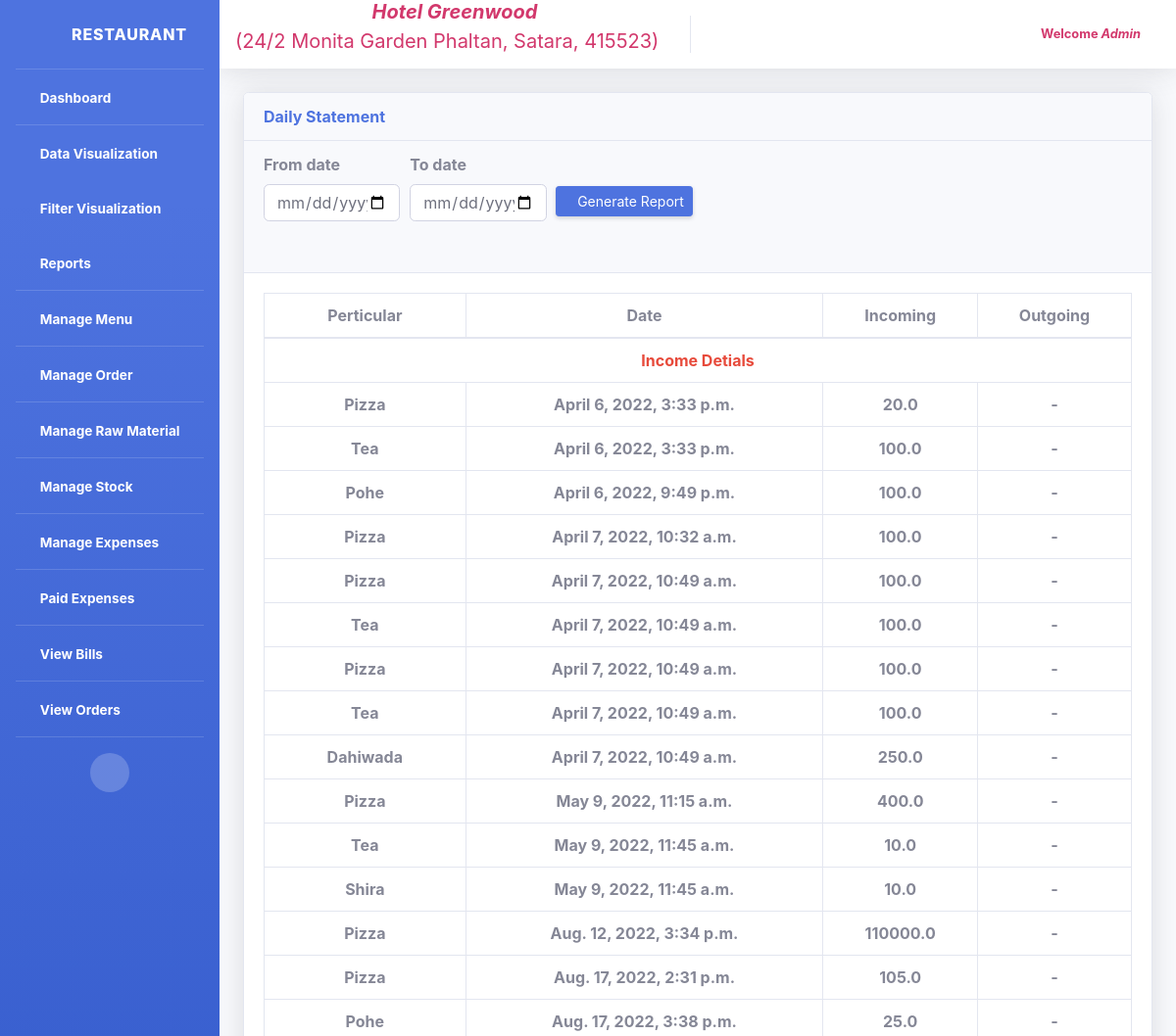
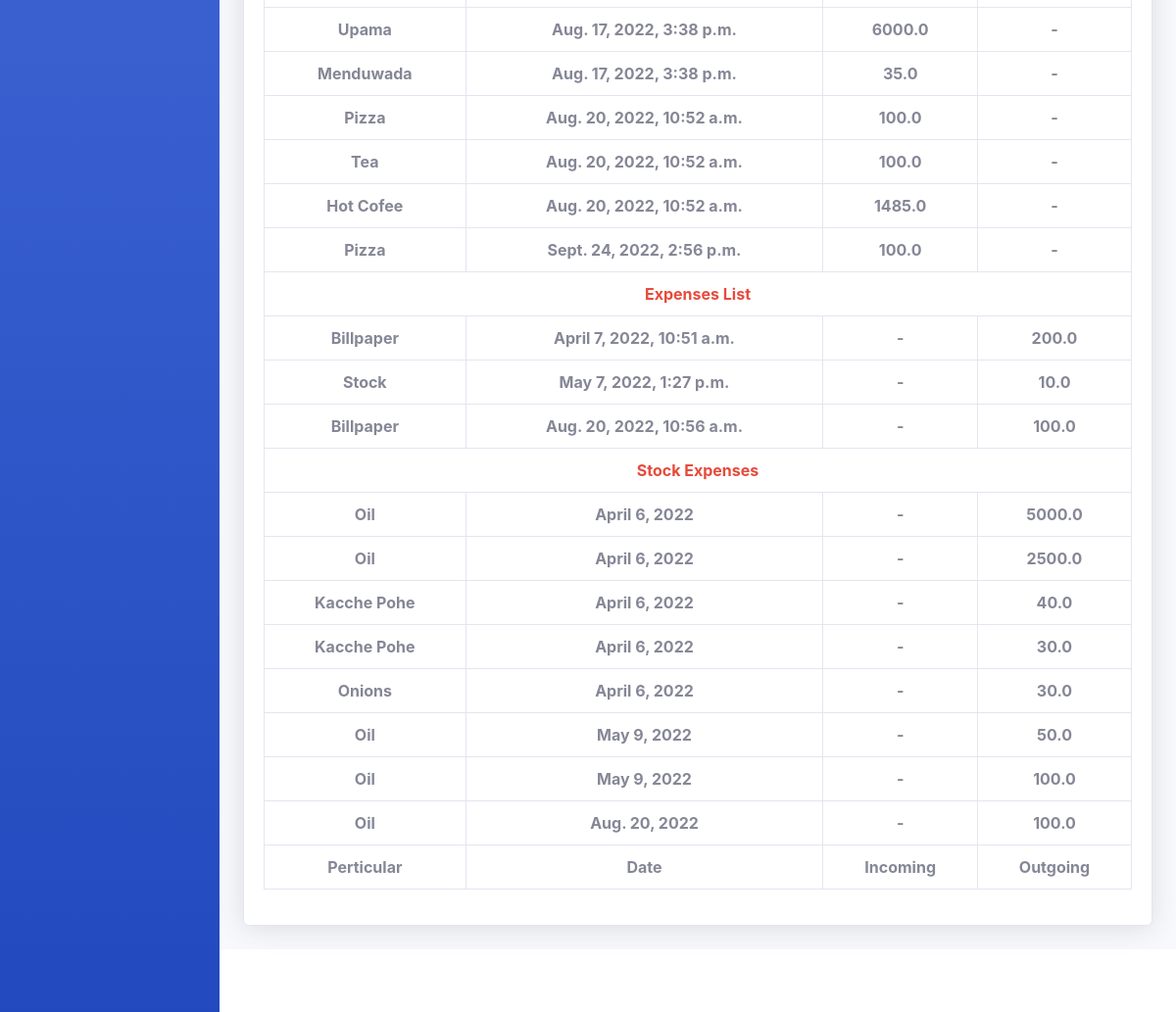
Page /polls/incomeAndGains (signed in) on the committed database (2 pictures, top to bottom).
### polls/models.py (models this page shows, shortened)
class Orders(models.Model):
	invoice_no = models.IntegerField(null=True)
	item_name = models.ForeignKey(Menu, on_delete=models.CASCADE, null=True)
	item_price = models.FloatField(null=True)
	item_qty = models.FloatField(null=True, default=0)
	item_total = models.FloatField(null=True)
	item_date = models.DateField()
	status = models.IntegerField(default=1, null=True)
	created_at = models.DateTimeField(auto_now_add=True)
	updated_at = models.DateTimeField(auto_now=True)
	class Meta:
		db_table = "Orders"

class Menu(models.Model):
	menu_name = models.CharField(max_length=50, null=True)
	status = models.IntegerField(default=1,null=True)
	created_at = models.DateTimeField(auto_now_add=True)
	updated_at = models.DateTimeField(auto_now=True)
	slug = models.SlugField(unique=True, null=True, blank=True)
	def __str__(self):
		return self.menu_name
	class Meta:
		db_table = "Menu"

class ExpensesMaster(models.Model):
	expenses = models.ForeignKey(ExpesesList,  on_delete=models.CASCADE, null=True)
	expenses_amount = models.FloatField(null=True)
	desc = models.CharField(max_length=300, null=True)
	status = models.IntegerField(default=1, null=True)
	created_at = models.DateTimeField(auto_now_add=True)
	updated_at = models.DateTimeField(auto_now=True)
	class Meta:
		db_table = 	"ExpensesMaster"

class ExpesesList(models.Model):
	expenses_name = models.CharField(max_length=200, null=True)
	status = models.IntegerField(default=1, null=True)
	created_at = models.DateTimeField(auto_now_add=True)
	updated_at = models.DateTimeField(auto_now=True)
	def __str__(self):
		return self.expenses_name
	class Meta:
		db_table = 	"ExpesesList"

class AddStockMaster(models.Model):
	stock_item = models.ForeignKey(RawMaterialItem,  on_delete=models.CASCADE, null=True)
	stock_kg_qty = models.FloatField(null=True)
	price = models.FloatField(null=True)
	status = models.IntegerField(default=1, null=True)
	created_at = models.DateField(auto_now_add=True)
	updated_at = models.DateField(auto_now=True)

class RawMaterialItem(models.Model):
	raw_item = models.CharField(max_length=50, null=True)
	status = models.IntegerField(default=1,null=True)
	created_at = models.DateTimeField(auto_now_add=True)
	updated_at = models.DateTimeField(auto_now=True)
	slug = models.SlugField(unique=True, null=True, blank=True)
	def __str__(self):
		return self.raw_item
	class Meta:
		db_table = "RawMaterialItem"

### polls/views.py (the view)
# urls.py: path('incomeAndGains', views.ViewIncomeAndgains.as_view(), name='incomeAndGains'),
class ViewIncomeAndgains(LoggedInMixin,ListView,  FormView):
    model = ExpensesMaster
    template_name='incomeandgains.html'
    form_class = DateWiseReport
    ordering = ['-created_at']
    paginate_by = 10
    def get_context_data(self, *args, **kwargs):
        context = super(ViewIncomeAndgains, self).get_context_data(**kwargs)
        exp_list = ExpensesMaster.objects.filter(status=1)
        context['expenses_list'] = exp_list
        stock_expeses = AddStockMaster.objects.filter(status=1)
        context['stock_expeses_list'] = stock_expeses
        order_income = Orders.objects.all()
        context['order_income_list'] = order_income
        return context

### polls/forms.py
class DateWiseReport(forms.Form):
    from_date = forms.DateField(widget=forms.TextInput
            (attrs={'type':'date','class':'form-control'}))
    to_date = forms.DateField(widget=forms.TextInput
            (attrs={'type':'date','class':'form-control'}))
    def __init__(self, *args, **kwargs):
        super(DateWiseReport, self).__init__(*args, **kwargs)
        self.fields['from_date'].required = False
        self.fields['to_date'].required = False

### polls/views.py (called while the page is built)
    def dispatch(self, request, *args, **kwargs):
        if not request.user.is_authenticated:
            return redirect('/polls/login/')
        return super(LoggedInMixin, self).dispatch(request, *args, **kwargs)

### polls/templates/incomeandgains.html (shortened to what this page needs)
{% extends 'header.html' %}
{% block body %}
{% load static %}
<!DOCTYPE html>
<html>
<head>
	<link href="{% static 'vendor/fontawesome-free/css/all.min.css' %}" rel="stylesheet" type="text/css">
	<link href="{% static 'vendor/datatables/dataTables.bootstrap4.min.css' %}" rel="stylesheet">
	<link href="{% static 'css/sb-admin-2.min.css' %}" rel="stylesheet">
</head>
<body>
        <div class="container-fluid mt-4">
          <div class="card shadow mb-4">
            <div class="card-header">
              <span class="font-weight-bold text-primary text-center">Daily Statement</span>
            </div>
            <div class="card-header">
              <form method="post" action="{% url 'expensesAndGainsReport' %}" target="blank">
              <div class="form-row">
                {% for field in form.visible_fields %}
                <div class="form-group col-md-2">
                  <label for="id_{{ field.name }}" class="control-label font-weight-bold">
                    {{ field.label }}</label>
                      <div class="mb-2">{{ field }}</div>
                </div>
                {% endfor %}
                <div class="d-sm-flex align-items-center justify-content-between mt-1 ml-1">
                 <button type="submit" class="d-none d-sm-inline-block btn btn-sm btn-primary shadow-sm"><i class="fas fa-download fa-sm text-white-50"></i> Generate Report</button>
                </div>
              </div>
              </form>
            </div>
            <div class="card-body">
              <div class="table-responsive">
                <table class="table table-bordered"  width="100%" cellspacing="0">
                  <thead>
                    <tr class="text-center">
                        <th scope="col">Perticular</th>
                        <th scope="col">Date</th>
                        <th scope="col">Incoming</th>
                        <th scope="col">Outgoing</th>
                    </tr>
                  </thead>
                  <tfoot>
                    <tr class="text-center">
                        <th scope="col">Perticular</th>
                        <th scope="col">Date</th>
                        <th scope="col">Incoming</th>
                        <th scope="col">Outgoing</th>
                    </tr>
                  </tfoot>
                  <tbody>
                    <tr><td colspan="4" class="text-center text-danger font-weight-bold">Income Detials</td></tr>
                    {% for i in order_income_list %}
                    <tr class="text-center font-weight-bold">
                      <td>{{i.item_name | title }}</td>
                      <td>{{i.created_at}}</td>
                      <td>{{i.item_total}}</td>
                      <td>-</td>
                    </tr>
                    {% endfor %}
                    <tr><td colspan="4" class="text-center text-danger font-weight-bold">Expenses List</td></tr>
                    {% for i in expenses_list %}
                    <tr class="text-center font-weight-bold">
                      <td>{{i.expenses | title }}</td>
                      <td>{{i.created_at}}</td>
                      <td>-</td>
                      <td>{{i.expenses_amount}}</td>
                    </tr>
                    {% endfor %}
                    <tr><td colspan="4" class="text-center text-danger font-weight-bold">Stock Expenses</td></tr>
                    {% for i in stock_expeses_list %}
                    <tr class="text-center font-weight-bold">
                      <td>{{i.stock_item | title }}</td>
                      <td>{{i.created_at}}</td>
                      <td>-</td>
                      <td>{{i.price}}</td>
                    </tr>
                    {% endfor %}
                  </tbody>
                </table>
              </div>
            </div>
          </div>
</div>
{% endblock %}

### polls/templates/header.html (shortened to what this page needs)
{% load static %}
<html>
<head>
  <link href="{% static 'vendor/fontawesome-free/css/all.min.css' %}" rel="stylesheet" type="text/css">
  <link href="{% static 'css/sb-admin-2.min.css' %}" rel="stylesheet">
  <link href="{% static 'css/other.css' %}" rel="stylesheet">
</head>
<body id="page-top">
<div id="wrapper">
<ul class="navbar-nav bg-gradient-primary sidebar sidebar-dark accordion" id="accordionSidebar">
  <a class="sidebar-brand d-flex align-items-center justify-content-center" href="{% url 'dashboard' %}">
  <div class="sidebar-brand-icon rotate-n-15">
    <i class="fas fa-home fa-fw "></i>
  </div>
  <div class="sidebar-brand-text mx-3">Restaurant</div>
  </a>
  <hr class="sidebar-divider my-0">
  <li class="nav-item active">
    <a class="nav-link" href="{% url 'dashboard' %}">
      <i class="fas fa-fw fa-tachometer-alt"></i>
      <span>Dashboard</span></a>
  </li>
  <hr class="sidebar-divider my-0">
  <li class="nav-item active">
    <a class="nav-link collapsed" href="#" data-toggle="collapse" data-target="#collapseTwo" aria-expanded="true" aria-controls="collapseTwo">
      <i class="fas fa-fw fa fa-chart-area"></i>
      <span>Data Visualization</span>
    </a>
  </li>
 <li class="nav-item active">
    <a class="nav-link collapsed" href="#" data-toggle="collapse" data-target="#collapsefilter" aria-expanded="true" aria-controls="collapseTwo">
      <i class="fas fa-fw fa fa-chart-area"></i>
      <span>Filter Visualization</span>
    </a>
  </li>
  <li class="nav-item active">
    <a class="nav-link collapsed" href="#" data-toggle="collapse" data-target="#collapsereport" aria-expanded="true" aria-controls="collapseTwo">
      <i class="fas fa-fw fa fa-file"></i>
      <span>Reports</span>
    </a>
  </li>
  <hr class="sidebar-divider my-0">
  <li class="nav-item active">
    <a class="nav-link" href="{% url 'manageMenu' %}">
      <i class="fas fa-fw fa-cog"></i>
      <span>Manage Menu</span></a>
  </li>
  <hr class="sidebar-divider my-0">
  <li class="nav-item active">
    <a class="nav-link" href="{% url 'manageOrder' %}">
      <i class="fas fa-fw fa-cog"></i>
      <span>Manage Order</span></a>
  </li>
  <hr class="sidebar-divider my-0">
  <li class="nav-item active">
    <a class="nav-link" href="{% url 'manageRawMaterial' %}">
      <i class="fas fa-fw fa-cog"></i>
      <span>Manage Raw Material</span></a>
  </li>
  <hr class="sidebar-divider my-0">
  <li class="nav-item active">
    <a class="nav-link" href="{% url 'manageStock' %}">
      <i class="fas fa-fw fa-cog"></i>
      <span>Manage Stock</span></a>
  </li>
  <hr class="sidebar-divider my-0">
  <li class="nav-item active">
    <a class="nav-link" href="{% url 'manageExpenses' %}">
      <i class="fas fa-fw fa-cog"></i>
      <span>Manage Expenses</span></a>
  </li>
  <hr class="sidebar-divider my-0">
  <li class="nav-item active">
    <a class="nav-link" href="{% url 'paidExpeses' %}">
      <i class="fas fa-fw fa-plus"></i>
      <span>Paid Expenses</span></a>
  </li>
  <hr class="sidebar-divider my-0">
  <li class="nav-item active">
    <a class="nav-link" href="{% url 'viewBills' %}">
      <i class="fas fa-fw fa fa-list"></i>
      <span>View Bills</span></a>
  </li>
  <hr class="sidebar-divider my-0">
  <li class="nav-item active">
    <a class="nav-link" href="{% url 'viewOrderDetails' %}">
      <i class="fas fa-fw fa fa-list"></i>
      <span>View Orders</span></a>
  </li>
<hr class="sidebar-divider">
  <div class="text-center d-none d-md-inline">
    <button class="rounded-circle border-0" id="sidebarToggle"></button>
  </div>
</ul>
    <div id="content-wrapper" class="d-flex flex-column">
        <div id="content">
        <nav class="navbar navbar-expand navbar-light bg-white topbar mb-1 static-top shadow">
          <span align="center" class="navbar-brand mb-0 h1 text-info"><i class='fas fa-hotel' style='font-size:20px'></i><i class="font-weight-bold" style="color: #D2386C;">Hotel Greenwood</i><p style="color:  #D2386C;"> (24/2 Monita Garden Phaltan, Satara, 415523)</p></span>
            <ul class="navbar-nav ml-auto">
            <li class="nav-item dropdown no-arrow">
              <a class="nav-link dropdown-toggle" href="#" id="userDropdown" role="button" data-toggle="dropdown" aria-haspopup="true" aria-expanded="false">
                <span class="mr-2 d-none d-lg-inline text-gray-600 small">
                {% if user.is_authenticated %}
                  <b style="color: #D2386C;">Welcome&nbsp;<i>{{request.user | title}}</i></b>
                {% endif %}
                </span>
              </a>
            </li>
          </ul>
        </nav>
        {% block body %} {% endblock %}
    </div>
      <footer class="sticky-footer bg-white">
      </footer>
    </div>
  </div>
</body>
</html>

### rows in the picture
Orders: item_name "Pizza", created_at "April 6, 2022, 3:33 p.m.", item_total "20.0"
Orders: item_name "Tea", created_at "April 6, 2022, 3:33 p.m.", item_total "100.0"
Orders: item_name "Pohe", created_at "April 6, 2022, 9:49 p.m.", item_total "100.0"
Orders: item_name "Pizza", created_at "April 7, 2022, 10:32 a.m.", item_total "100.0"
Orders: item_name "Pizza", created_at "April 7, 2022, 10:49 a.m.", item_total "100.0"
Orders: item_name "Tea", created_at "April 7, 2022, 10:49 a.m.", item_total "100.0"
Orders: item_name "Pizza", created_at "April 7, 2022, 10:49 a.m.", item_total "100.0"
Orders: item_name "Tea", created_at "April 7, 2022, 10:49 a.m.", item_total "100.0"
Orders: item_name "Dahiwada", created_at "April 7, 2022, 10:49 a.m.", item_total "250.0"
Orders: item_name "Pizza", created_at "May 9, 2022, 11:15 a.m.", item_total "400.0"
Orders: item_name "Tea", created_at "May 9, 2022, 11:45 a.m.", item_total "10.0"
Orders: item_name "Shira", created_at "May 9, 2022, 11:45 a.m.", item_total "10.0"
Orders: item_name "Pizza", created_at "Aug. 12, 2022, 3:34 p.m.", item_total "110000.0"
Orders: item_name "Pizza", created_at "Aug. 17, 2022, 2:31 p.m.", item_total "105.0"
Orders: item_name "Pohe", created_at "Aug. 17, 2022, 3:38 p.m.", item_total "25.0"
Orders: item_name "Upama", created_at "Aug. 17, 2022, 3:38 p.m.", item_total "6000.0"
Orders: item_name "Menduwada", created_at "Aug. 17, 2022, 3:38 p.m.", item_total "35.0"
Orders: item_name "Pizza", created_at "Aug. 20, 2022, 10:52 a.m.", item_total "100.0"
Orders: item_name "Tea", created_at "Aug. 20, 2022, 10:52 a.m.", item_total "100.0"
Orders: item_name "Hot Cofee", created_at "Aug. 20, 2022, 10:52 a.m.", item_total "1485.0"
Orders: item_name "Pizza", created_at "Sept. 24, 2022, 2:56 p.m.", item_total "100.0"
ExpensesMaster: expenses "Billpaper", created_at "April 7, 2022, 10:51 a.m.", expenses_amount "200.0"
ExpensesMaster: expenses "Stock", created_at "May 7, 2022, 1:27 p.m.", expenses_amount "10.0"
ExpensesMaster: expenses "Billpaper", created_at "Aug. 20, 2022, 10:56 a.m.", expenses_amount "100.0"
AddStockMaster: stock_item "Oil", created_at "April 6, 2022", price "5000.0"
AddStockMaster: stock_item "Oil", created_at "April 6, 2022", price "2500.0"
AddStockMaster: stock_item "Kacche Pohe", created_at "April 6, 2022", price "40.0"
AddStockMaster: stock_item "Kacche Pohe", created_at "April 6, 2022", price "30.0"
AddStockMaster: stock_item "Onions", created_at "April 6, 2022", price "30.0"
AddStockMaster: stock_item "Oil", created_at "May 9, 2022", price "50.0"
AddStockMaster: stock_item "Oil", created_at "May 9, 2022", price "100.0"
AddStockMaster: stock_item "Oil", created_at "Aug. 20, 2022", price "100.0"

### other values in the picture
{{ request.user | title }} "Admin"
{{ field.label }} "From date" "To date"
